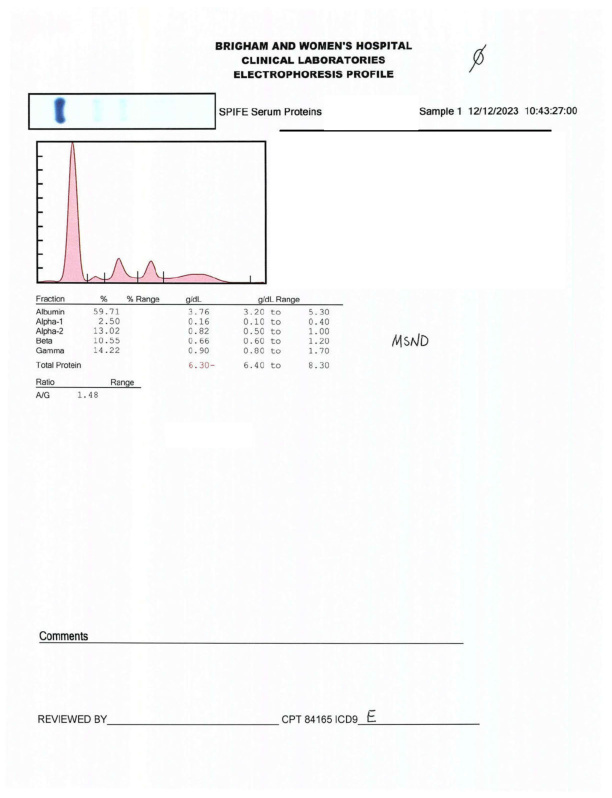
#> input picture Algorithm/PDFScan/sample1.jpg, 612 x 798 px
$ python -i CropImage.py   (imports and definitions only)
#> lines starting #> are read from the running program, lines starting #| are printed output that depends on the picture; after the words box and inside, x2 and y2 are one past the last pixel; in counts of white or black regions, pixels touching at a corner belong together
#> further down, picture is the input picture: shape (798, 612, 3); mean B, G, R 248.6, 248.5, 248.2
import cv2

# [25 lines left out: functions crop_image, upscale_image, not called in this run]


def trim_white_space(image):
    # Convert the image to grayscale
    gray = cv2.cvtColor(image, cv2.COLOR_BGR2GRAY)

    # Use Otsu's thresholding method to create a binary image
    _, thresh = cv2.threshold(gray, 0, 255, cv2.THRESH_BINARY_INV + cv2.THRESH_OTSU)
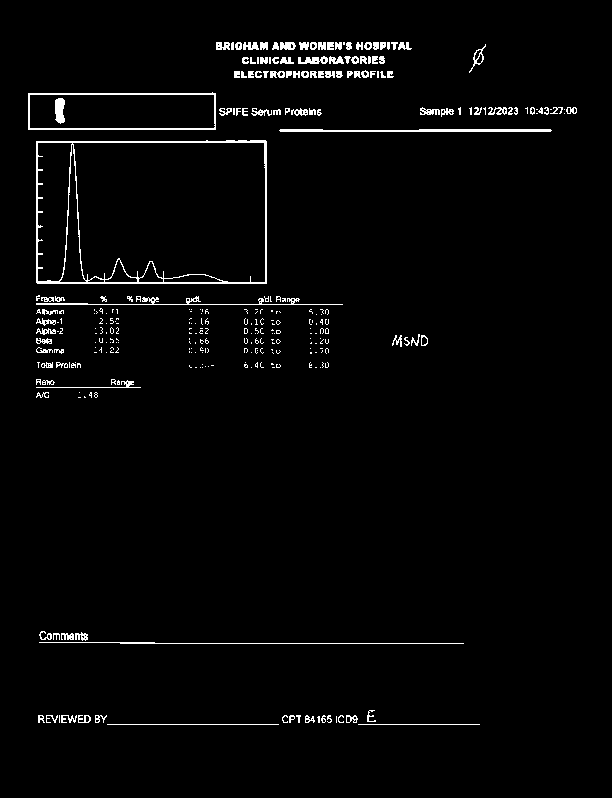
#> thresh: shape (798, 612); 2.4% white in thin lines or dots, all inside (x1, y1, x2, y2) = (28, 42, 577, 725)

    # Find contours in the thresholded image
    contours, _ = cv2.findContours(thresh, cv2.RETR_EXTERNAL, cv2.CHAIN_APPROX_SIMPLE)
#> contours = 312 contours, 235 with area under 20; largest, box (x1, y1, x2, y2) and area: (36, 140, 267, 284) 32696, (28, 92, 216, 130) 6733, (279, 129, 552, 132) 446, (36, 296, 343, 305) 190, (298, 56, 328, 64) 120

    # Get the bounding box for each contour
    rects = [cv2.boundingRect(cnt) for cnt in contours]
#> rects = 312 items, first 6: (358, 724, 122, 1), (107, 724, 172, 1), (336, 716, 1, 7), (317, 716, 3, 7), (346, 715, 12, 8), (338, 715, 6, 8)

    # Calculate the combined bounding box points
    top_x = min([x for (x, y, w, h) in rects])
#> top_x = 28
    top_y = min([y for (x, y, w, h) in rects])
#> top_y = 42
    bottom_x = max([x+w for (x, y, w, h) in rects])
#> bottom_x = 577
    bottom_y = max([y+h for (x, y, w, h) in rects])
#> bottom_y = 725

    # Crop the image using the combined bounding box coordinates
    cropped = image[top_y:bottom_y, top_x:bottom_x]
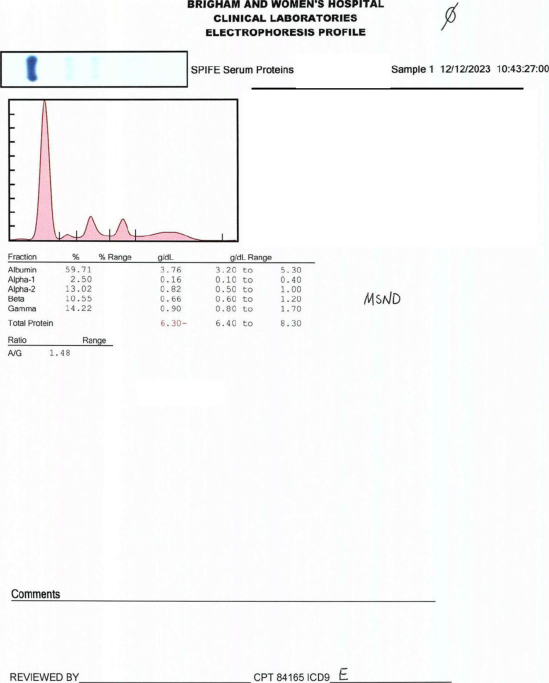
#> cropped: shape (683, 549, 3); mean B, G, R 247.2, 247.1, 246.8

    return cropped

# [33 lines left out: functions trim_black_space, crop_image_cv2, not called in this run]

>>> import cv2
>>> picture = cv2.imread('PDFScan/sample1.jpg')
>>> result = trim_white_space(picture)

$ run again, on Algorithm/PDFScan/sample102.jpg
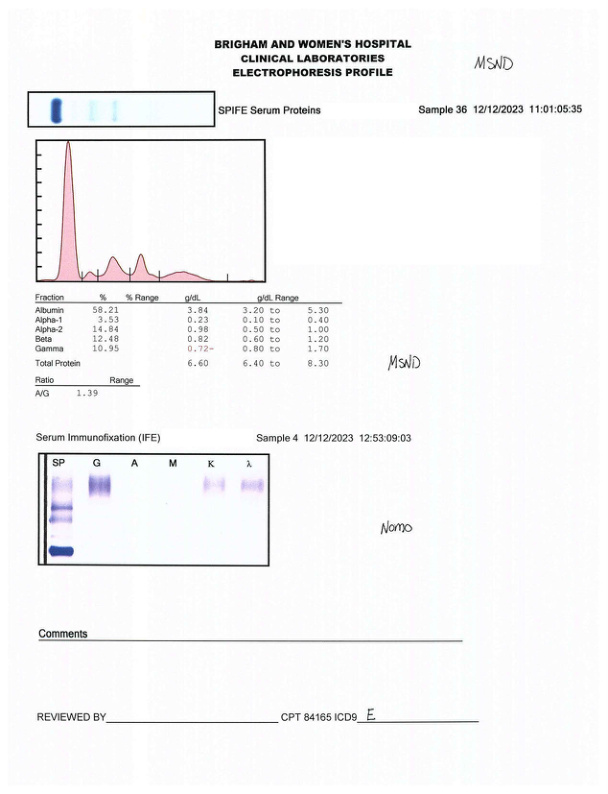
#> input picture Algorithm/PDFScan/sample102.jpg, 608 x 794 px
#> picture is the input picture: shape (794, 608, 3); mean B, G, R 247.3, 246.6, 246.7
#> in trim_white_space, `_, thresh = cv2.threshold(gray, 0, 255, cv2.THRESH_BINARY_INV + cv2.TH..`:
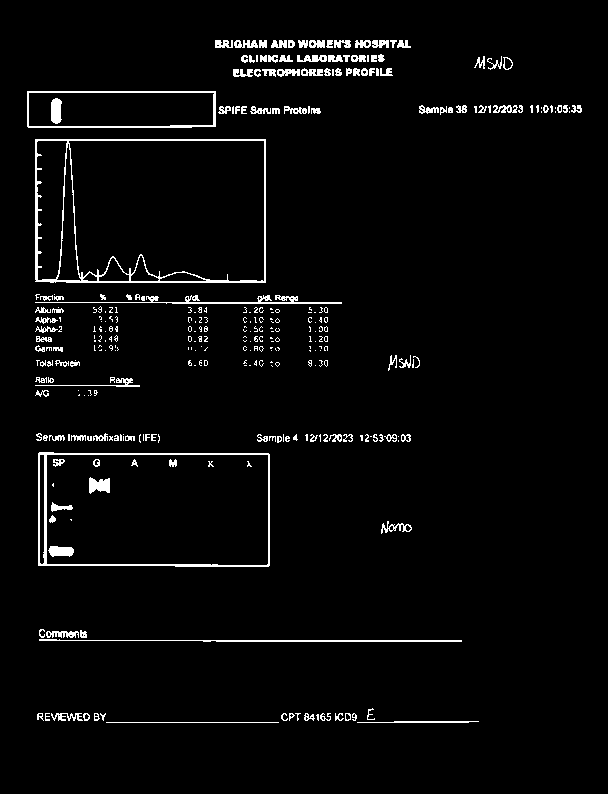
#> thresh: shape (794, 608); 3.3% white in thin lines or dots, all inside (x1, y1, x2, y2) = (27, 40, 582, 723)
#> contours = 307 contours, 219 with area under 20; largest, box (x1, y1, x2, y2) and area: (35, 139, 266, 283) 32864, (38, 452, 270, 567) 25980, (27, 91, 216, 128) 6744, (35, 295, 342, 304) 365, (39, 639, 462, 642) 272
#> rects = 307 items, first 6: (106, 722, 173, 1), (357, 721, 122, 2), (316, 714, 3, 7), (352, 713, 5, 8), (345, 713, 6, 8), (335, 713, 9, 8)
#> top_x = 27
#> top_y = 40
#> bottom_x = 582
#> bottom_y = 723
#> in trim_white_space, `cropped = image[top_y:bottom_y, top_x:bottom_x]`:
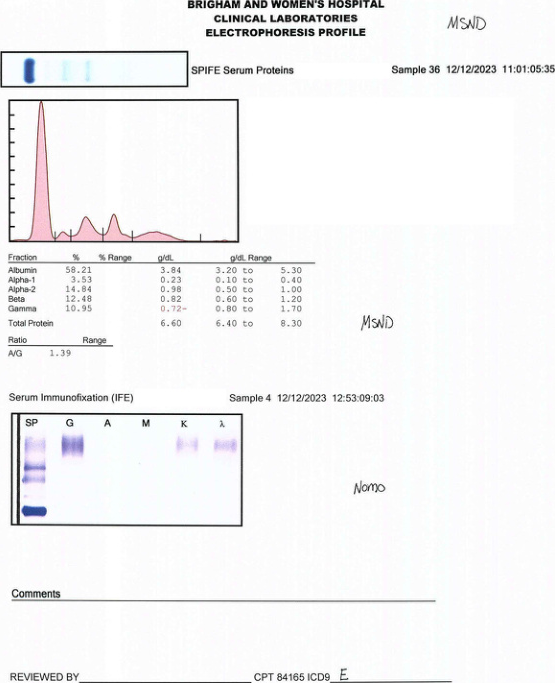
#> cropped: shape (683, 555, 3); mean B, G, R 245.6, 244.9, 244.9

$ run again, on Algorithm/PDFScan/sample104.jpg
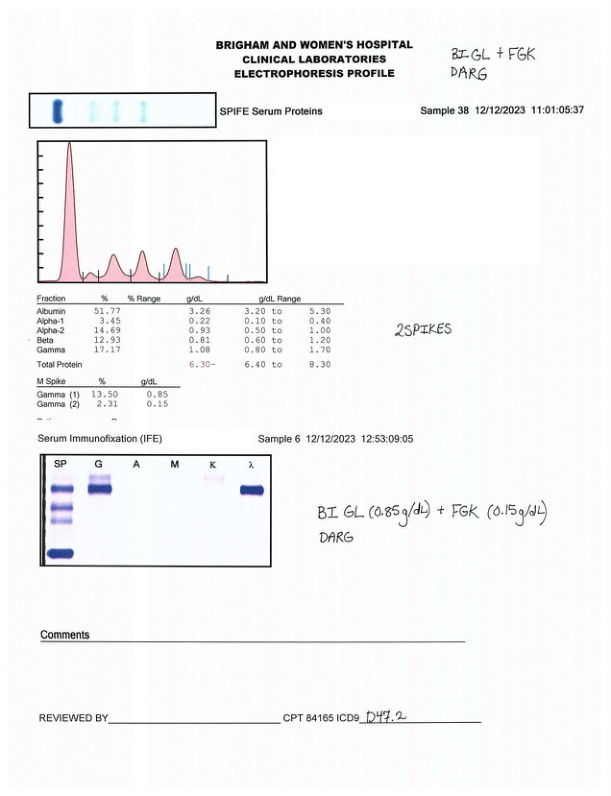
#> input picture Algorithm/PDFScan/sample104.jpg, 611 x 796 px
#> picture is the input picture: shape (796, 611, 3); mean B, G, R 246.6, 246, 245.8
#> in trim_white_space, `_, thresh = cv2.threshold(gray, 0, 255, cv2.THRESH_BINARY_INV + cv2.TH..`:
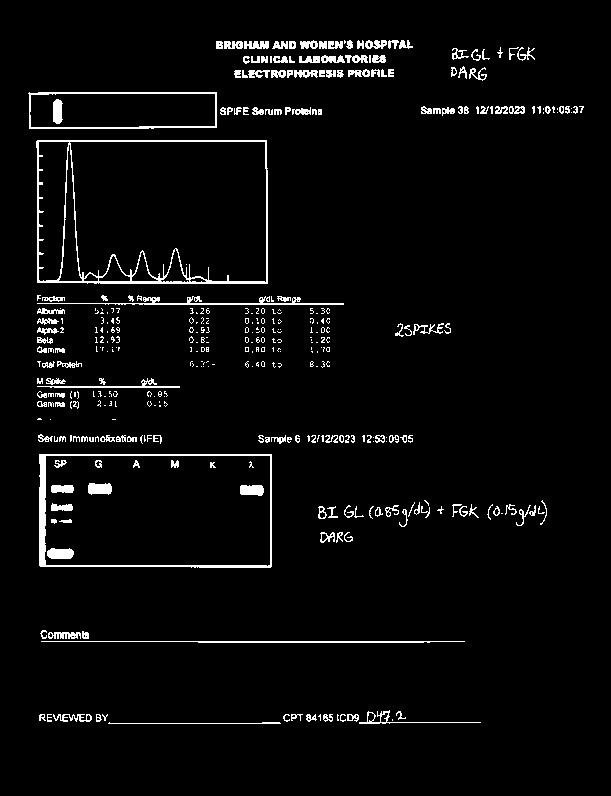
#> thresh: shape (796, 611); 3.8% white in thin lines or dots, all inside (x1, y1, x2, y2) = (28, 40, 584, 724)
#> contours = 368 contours, 263 with area under 20; largest, box (x1, y1, x2, y2) and area: (36, 140, 268, 284) 32811, (39, 454, 272, 568) 26038, (28, 92, 217, 129) 6660, (37, 296, 344, 305) 372, (41, 641, 465, 643) 229
#> rects = 368 items, first 6: (108, 722, 173, 2), (392, 719, 1, 2), (347, 714, 12, 8), (340, 714, 6, 8), (337, 714, 2, 7), (323, 714, 10, 8)
#> top_x = 28
#> top_y = 40
#> bottom_x = 584
#> bottom_y = 724
#> in trim_white_space, `cropped = image[top_y:bottom_y, top_x:bottom_x]`:
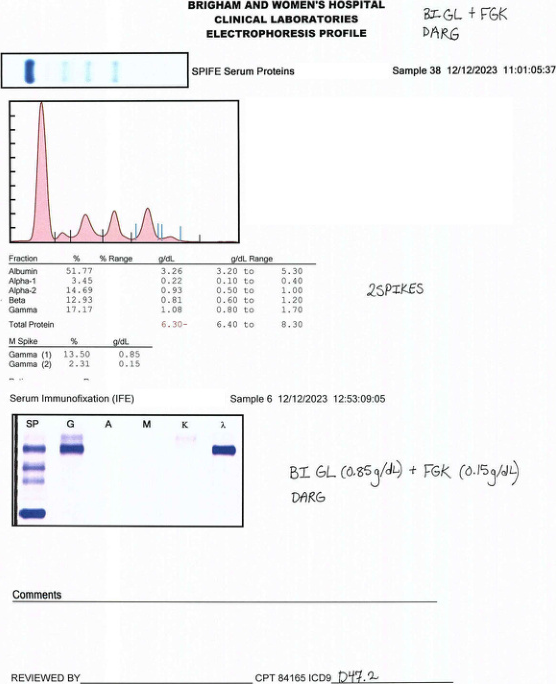
#> cropped: shape (684, 556, 3); mean B, G, R 244.7, 244, 243.8

$ run again, on Algorithm/PDFScan/sample112.jpg
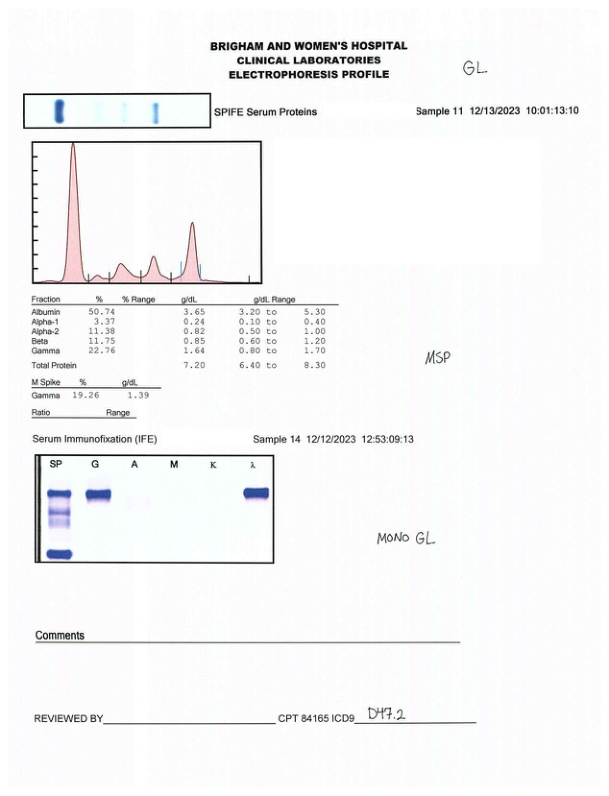
#> input picture Algorithm/PDFScan/sample112.jpg, 609 x 796 px
#> picture is the input picture: shape (796, 609, 3); mean B, G, R 246.9, 246.4, 246.2
#> in trim_white_space, `_, thresh = cv2.threshold(gray, 0, 255, cv2.THRESH_BINARY_INV + cv2.TH..`:
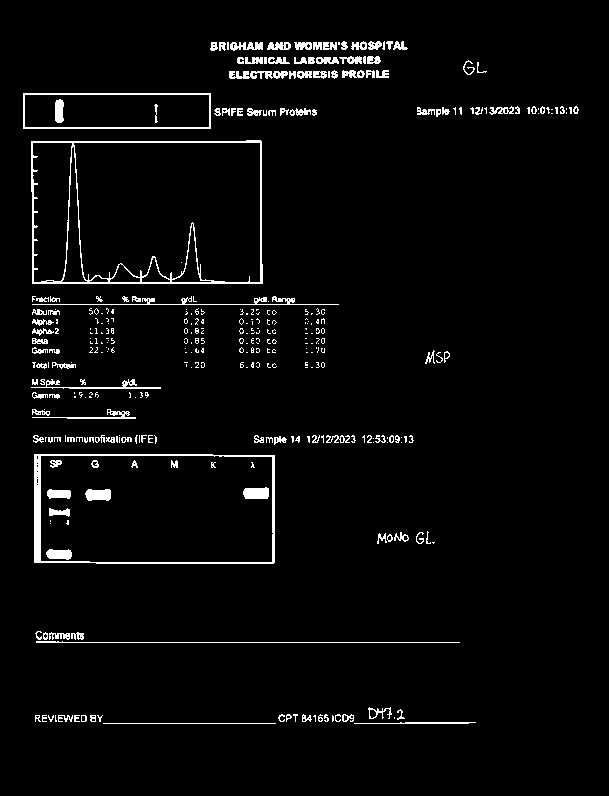
#> thresh: shape (796, 609); 3.4% white in thin lines or dots, all inside (x1, y1, x2, y2) = (23, 41, 579, 724)
#> contours = 332 contours, 250 with area under 20; largest, box (x1, y1, x2, y2) and area: (31, 140, 263, 284) 32603, (34, 454, 275, 564) 26036, (23, 93, 211, 129) 6545, (229, 71, 288, 79) 225, (31, 379, 161, 389) 180
#> rects = 332 items, first 6: (103, 723, 173, 1), (354, 722, 122, 2), (394, 717, 1, 2), (332, 715, 2, 7), (313, 715, 3, 7), (97, 715, 6, 7)
#> top_x = 23
#> top_y = 41
#> bottom_x = 579
#> bottom_y = 724
#> in trim_white_space, `cropped = image[top_y:bottom_y, top_x:bottom_x]`:
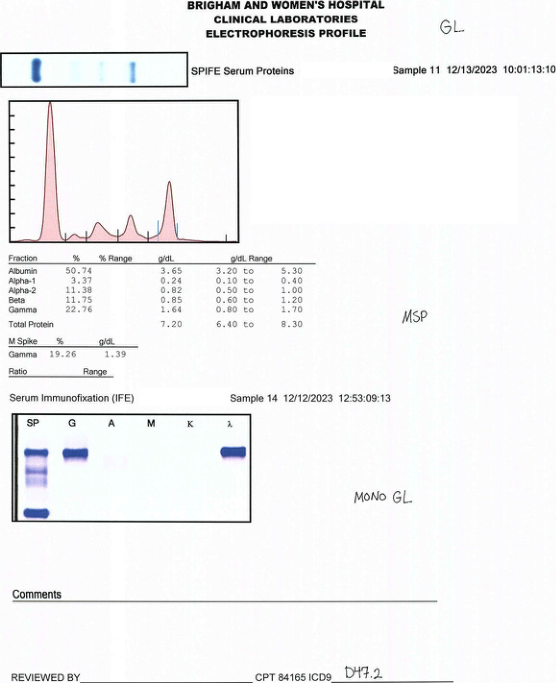
#> cropped: shape (683, 556, 3); mean B, G, R 245.2, 244.6, 244.3
